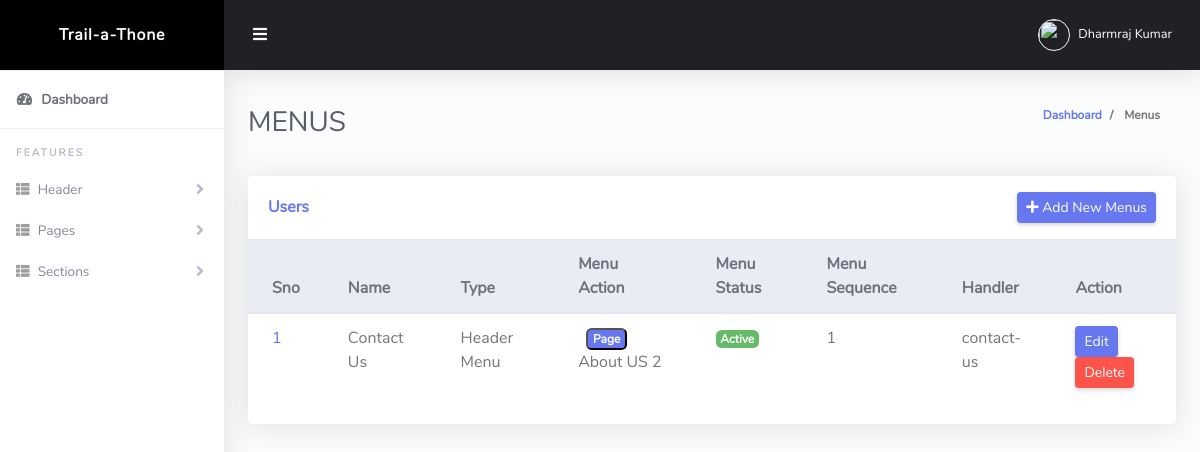
The page /admin/menus.php (signed in) on the database its author committed.
### tables this page shows
CREATE TABLE `grt_menu` (
  `id` int(11) NOT NULL,
  `menu_name` varchar(200) NOT NULL,
  `menu_handler` varchar(200) NOT NULL,
  `menu_type` int(200) NOT NULL DEFAULT 0,
  `menu_action` varchar(500) NOT NULL,
  `menu_action_type` varchar(200) NOT NULL,
  `menu_status` int(11) NOT NULL,
  `menu_seq` int(11) NOT NULL,
  `created_date` timestamp NOT NULL DEFAULT current_timestamp(),
  `updated_date` timestamp NOT NULL DEFAULT current_timestamp() ON UPDATE current_timestamp()
);

CREATE TABLE `grt_pages` (
  `id` int(11) NOT NULL,
  `page_type` tinyint(4) NOT NULL,
  `is_index_page` tinyint(4) NOT NULL DEFAULT 0,
  `page_title` varchar(200) NOT NULL,
  `is_custom` int(11) NOT NULL DEFAULT 0,
  `page_handler` varchar(200) NOT NULL,
  `page_short_desc` varchar(200) NOT NULL,
  `page_content` longtext NOT NULL,
  `created_date` timestamp NOT NULL DEFAULT current_timestamp(),
  `updated_date` timestamp NOT NULL DEFAULT current_timestamp() ON UPDATE current_timestamp()
);

### admin/config/class.php (called while the page is built, shortened)
<?php
class Db_functions
{
    private $servername = "localhost";
    private $username = "root";
    private $password = "";
    private $db_name = "grt_cms";
    protected $conn = "";
    public function __construct()
    {
        $this->conn = new mysqli($this->servername, $this->username, $this->password, $this->db_name);
    }
    function exe_query($sql_qry)
    {
        $qry = $this->conn->query($sql_qry);
        return $qry;
    }
    function data_fetch($qry)
    {
        $qry_exe = $this->exe_query($qry);
        if (mysqli_num_rows($qry_exe) > 0) {
            while ($data = mysqli_fetch_assoc($qry_exe)) {
                $array[] = $data;
            }
        } else {
            $array = 0;
        }
        return $array;
    }
}

### admin/menus.php (the view, shortened to what this page needs)
<?php
include "./header.php";
$menu_data = new Db_functions();
?>
<div class="row">
    <div class="col-lg-12 mb-4">
        <div class="card">
            <div class="card-header py-3 d-flex flex-row align-items-center justify-content-between">
                <h6 class="m-0 font-weight-bold text-primary">Users</h6>
                <button type="button" class="btn btn-primary btn-sm" data-toggle="modal" data-target="#exampleModal">
                    <i class=" fa fa-plus"></i> Add New Menus
                </button>
            </div>
            <div class="table-responsive">
                <table style="Overflow-x:scroll;" class="table align-items-center table-flush">
                    <thead class="thead-light">
                        <tr>
                            <th>Sno</th>
                            <th>Name</th>
                            <th>Type</th>
                            <th>Menu Action</th>
                            <th>Menu Status</th>
                            <th>Menu Sequence</th>
                            <th>Handler</th>
                            <th>Action</th>
                        </tr>
                    </thead>
                    <tbody>
                        <?php
                        $qry_menu_data = "SELECT * FROM `grt_menu`";
                        $qry_result = $menu_data->data_fetch($qry_menu_data);
                        if ($qry_result != 0) {
                            $sno = 0;
                            foreach ($qry_result as $key => $value) {
                                $sno++;
                        ?>
                                <tr>
                                    <td><a href="#">
                                            <?= $sno ?>
                                        </a></td>
                                    <td>
                                        <?= $value['menu_name'] ?>
                                    </td>
                                    <td>
                                        <?= ($value['menu_type'] == 0) ? "Header Menu" : "Footer Menu" ?>
                                    </td>
                                    <td>
                                        <?php
                                        if ($value['menu_action_type'] == 0) {
                                            $qry_page_name = "SELECT `page_title` FROM `grt_pages` WHERE id=$value[menu_action]";
                                            $qry_result_page = $menu_data->data_fetch($qry_page_name);
                                            foreach ($qry_result_page as $key => $value_pageName) {
                                                echo "<button class='badge badge-primary mx-2'>Page</button>" . $value_pageName['page_title'];
                                            }
                                        } elseif ($value['menu_action_type'] == 1) {
                                            echo "<button class='badge badge-success mx-2'>URL</button>" . substr($value['menu_action'], 0, 30) . "...";
                                        } else {
                                            echo "invalid Data";
                                        }
                                        ?>
                                    </td>
                                    <td>
                                        <?php
                                        if ($value['menu_status'] == 0) { ?>
                                            <span class="badge badge-success">Active</span>
                                        <?php } else { ?>
                                            <span class="badge badge-warning">Draft</span>
                                        <?php }
                                        ?>
                                    </td>
                                    <td>
                                        <?= $value['menu_seq'] ?>
                                    </td>
                                    <td>
                                        <?= $value['menu_handler'] ?>
                                    </td>
                                    <td><a href="./menu_update?menu_id=<?= $value['id'] ?>" class="btn btn-sm   btn-primary">Edit</a>
                                        <button class="btn btn-sm btn-danger" data-toggle="modal" data-target="#menu_del<?= $value['id'] ?>">Delete</button>
                                    </td>
                                </tr>
                        <?php }
                        } else {
                            echo "No Menu Added";
                        }
                        ?>
                    </tbody>
                </table>
            </div>
            <div class="card-footer"></div>
        </div>
    </div>
</div>
<?php
include "./footer.php";
?>

### admin/css/admin.css (style rules this page uses)
html { position: relative; min-height: 100%; font-family: Nunito; }
body { height: 100%; }
.table-flush td, .table-flush th { border-right: 0; border-left: 0; }
.table-flush tbody tr:first-child td, .table-flush tbody tr:first-child th { border-top: 0; }
.table-flush tbody tr:last-child td, .table-flush tbody tr:last-child th { border-bottom: 0; }
.card .table { margin-bottom: 0; }
.card .table td, .card .table th { padding-right: 1.5rem; padding-left: 1.5rem; }
.card { -webkit-box-shadow: 0 0.15rem 1.75rem 0 rgba(58, 59, 69, 0.15) !important; box-shadow: 0 0.15rem 1.75rem 0 rgba(58, 59, 69, 0.15) !important; }

### rows shown on the page
grt_menu: menu_name "Contact Us", menu_type "Header Menu", menu_status "Active", menu_seq "1", menu_handler "contact-us"
grt_pages: page_title "About US 2"

### other values the page prints
$_SESSION['user_name'] "Dharmraj Kumar"
$currunt_page "MENUS"
$currunt_page "Menus"
